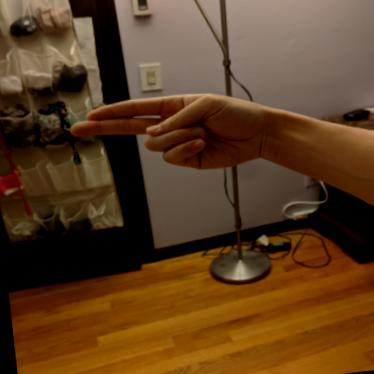
#> input picture Dataset/next/H10_jpg.rf.1dfa83e4fb441b6e63a1479f00cc2ada.jpg, 374 x 374 px; its folder holds only this picture in this run
$ jupyter execute --allow-errors code.ipynb   (shell and % lines are left out)
#> lines starting #> are read from the running program, lines starting #| are printed output that depends on the picture
[cell 1]
import argparse
import cv2
import numpy as np
import os
from sklearn.utils import shuffle
from tqdm import tqdm
class_dirs = os.listdir("DataSet")
class_dirs.sort()
print(class_dirs)
import numpy as np
hinge_feature_vectors = []
cold_feature_vectors = []
labels = []
label_names = []
ecount = 0
input_folder="DataSet"
imgs=[]
# cold = Cold()
# hinge = Hinge()
for i, class_dir in enumerate(class_dirs):
    img_filenames = os.listdir(os.path.join(input_folder, class_dir))

    for img_filename in tqdm(img_filenames):

            img_path = os.path.join(input_folder, class_dir, img_filename)


            imgs.append(cv2.imread("Dataset/"+class_dir+'/'+img_filename))

            label_names.append(class_dir)
            labels.append(i)

greyimgs=[]
print("------------------------------")
m=100000000000
minidx=0
k=0
for i in imgs:

    if i.shape[0]*i.shape[1]<m:
        m=i.shape[0]*i.shape[1]
        minidx= k
    k=k+1
#> this loop made 2 passes
#> (m, minidx, k) on pass 1: (139876, 0, 1)
#> k on pass 2: 2
#> after the loop, k = 2; m = 139876; minidx = 0

print(imgs[minidx].shape)
#| (374, 374, 3)

print("------------------------------")
resizedimgs=[]
for i in imgs:
   resizedimgs.append( cv2.resize(i, (370,370)))
#> this loop made 2 passes
#> after the loop, resizedimgs = 2 items

print("wdwdc")
#> (the rest of this cell did not finish here and is left out)

#> (a cell that did not finish here is left out)

[cell 3]
tstresizedimgs=[]
#> (the rest of this cell did not finish here and is left out)

[cell 4]
resizedimgs, label_names = shuffle(resizedimgs, label_names)
#> label_names = ['pause', 'next']
print(label_names[0:10])
#| ['pause', 'next']

# tstresizedimgs, testlabel_names = shuffle(tstresizedimgs, testlabel_names)
# print(testlabel_names[0:10])

[cell 5]
import os

import matplotlib as mpl
import matplotlib.pyplot as plt
from IPython.display import display

import pandas as pd
import numpy as np

from PIL import Image

from skimage.feature import hog
from skimage.color import rgb2gray

from sklearn.model_selection import train_test_split
from sklearn.metrics import accuracy_score
from sklearn.preprocessing import StandardScaler
from sklearn.decomposition import PCA
from sklearn.svm import SVC

from sklearn.metrics import roc_curve, auc

[cell 6]
hog_features=[]
hog_images=[]

for i in greyimgs:
    hog_features .append(hog(i,
                              visualize=True,
                              block_norm='L2-Hys',
                              pixels_per_cell=(16, 16))[0])
    hog_images .append (hog(i,
                              visualize=True,
                              block_norm='L2-Hys',
                              pixels_per_cell=(16, 16))[1])
#> after the loop, hog_features = []; hog_images = []


#> (the rest of this cell did not finish here and is left out)

[cell 7]
def create_features(img):
    # flatten three channel color image

    color_features = img.flatten()
    # convert image to greyscale
    grey_image = rgb2gray(img)
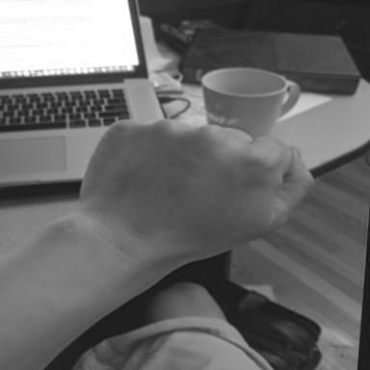
#> grey_image: shape (370, 370) float64; min 0.0765, max 1, mean 0.408
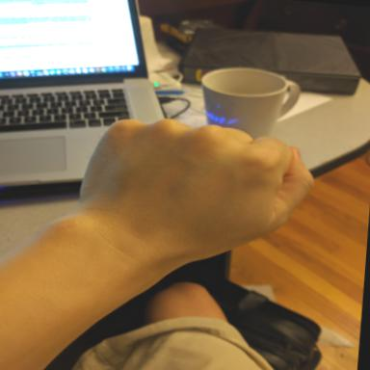
#> img: shape (370, 370, 3); mean of channels 0, 1, 2 74.2, 109.5, 137.4; drawn as B, G, R
    # get HOG features from greyscale image
    hog_features = hog(grey_image, block_norm='L2-Hys', pixels_per_cell=(16, 16))
    # combine color and hog features into a single array
    flat_features = np.hstack((hog_features))
    return flat_features
bombus_features = create_features(resizedimgs[0])
print(bombus_features)
#> (printed output is left out)

[cell 8]
def create_feature_matrix(imgs):
    features_list = []

    for img_id in imgs:
        # load image

        # get features for image
        image_features = create_features(img_id)
        features_list.append(image_features)
#> this loop made 2 passes
#> pass 2, in create_features (call 3), `grey_image = rgb2gray(img)`:
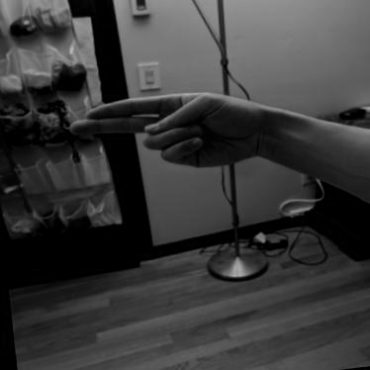
#> grey_image: shape (370, 370) float64; min 0, max 0.725, mean 0.228
#> after the loop, features_list = 2 items

    # convert list of arrays into a matrix
    feature_matrix = np.array(features_list)
    return feature_matrix

# run create_feature_matrix on our dataframe of images
feature_matrix = create_feature_matrix(resizedimgs)
print(feature_matrix.shape)
#| (2, 35721)

[cell 9]
# tstfeature_matrix = create_feature_matrix(tstresizedimgs)
# print(tstfeature_matrix.shape)

[cell 10]
# define standard scaler
ss = StandardScaler()
# run this on our feature matrix
bees_stand = ss.fit_transform(feature_matrix)

pca = PCA(n_components=500)
# use fit_transform to run PCA on our standardized matrix
bees_pca = ss.fit_transform(bees_stand)
# look at new shape
print('PCA matrix shape is: ', bees_pca.shape)
#| PCA matrix shape is:  (2, 35721)

[cell 11]
# [9 lines of commented-out code are left out]

[cell 12]
X = pd.DataFrame(bees_pca)
#> X = table of 2 rows and 35721 columns
y = pd.Series(label_names)
X_train, X_test, y_train, y_test = train_test_split(X,
                                                    y,
                                                    test_size=.2,
                                                    random_state=12345)
#> X_train = table of 1 rows and 35721 columns; X_test = table of 1 rows and 35721 columns

# look at the distrubution of labels in the train set
pd.Series(y_train).value_counts()

[cell 13]
# [12 lines of commented-out code are left out]

[cell 14]
# define support vector classifier
svm = SVC(kernel='linear', probability=True, random_state=42)

# fit model
#> (the rest of this cell did not finish here and is left out)

[cell 15]
from sklearn.metrics import classification_report
print(len(X_test))
#| 1
#> (the rest of this cell did not finish here and is left out)

[cell 16]
import pickle
filename = 'finalized_model.sav'
pickle.dump(svm, open(filename, 'wb'))

[cell 17]
from sklearn.linear_model import LogisticRegression


classifier = LogisticRegression()
#> (the rest of this cell did not finish here and is left out)

[cell 18]
from sklearn.metrics import classification_report


#> (the rest of this cell did not finish here and is left out)

[cell 19]
from sklearn.naive_bayes import GaussianNB


# instantiate the model
gnb = GaussianNB()


# fit the model
gnb.fit(X_train, y_train)
y_pred = gnb.predict(X_test)
print('Model accuracy score: {0:0.4f}'. format(accuracy_score(y_test, y_pred)))
#| Model accuracy score: 0.0000
